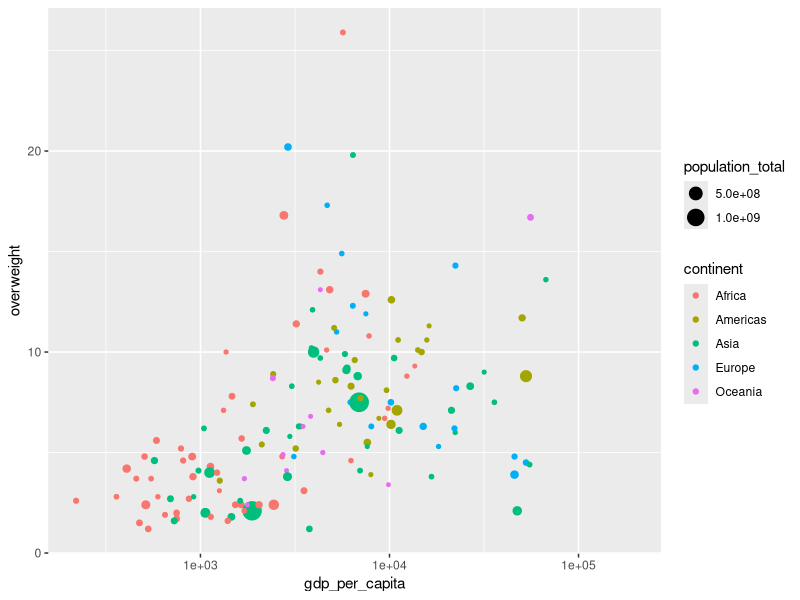

Recreate this plot in R.
library(tidyverse)

world_bank_countries <- read_csv("data/world_bank_countries.csv")

world_bank_countries %>% 
  filter(year == 2016) %>% 
  ggplot(aes(x = gdp_per_capita,
             y = overweight,
             color = continent,
             size = population_total)) + 
  geom_point() + 
  scale_x_log10()


# Legend components you can change
#   - the box
#   - the background
#   - the position
#   - the direction
#   - number of columns
#   - the key
#   - the key_glyph
#   - the text
#   - the title
